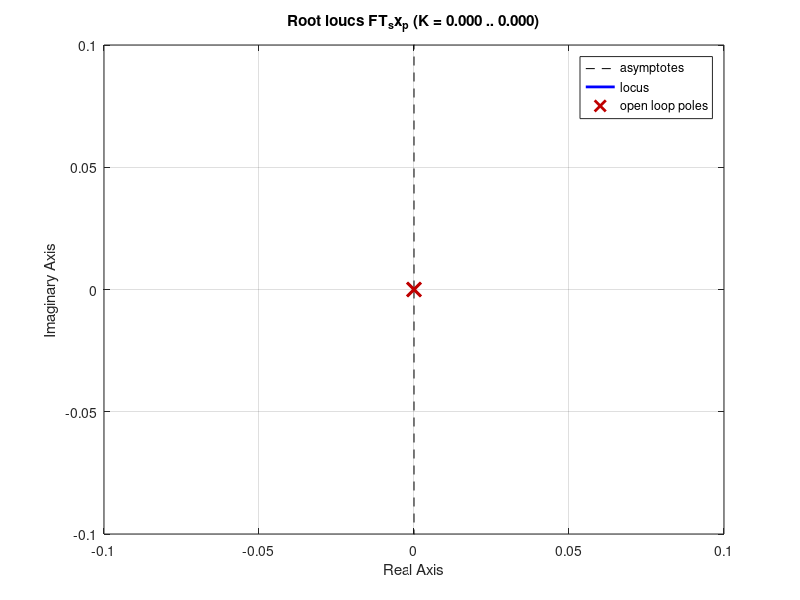
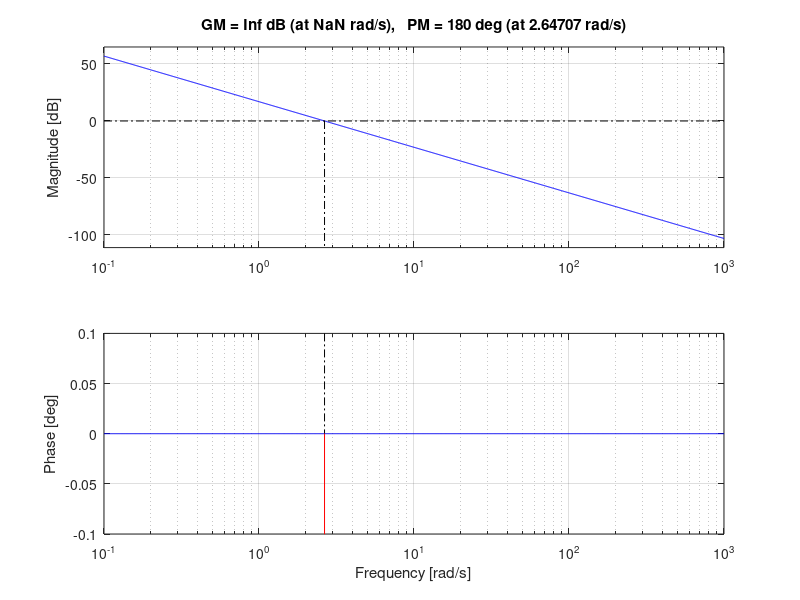
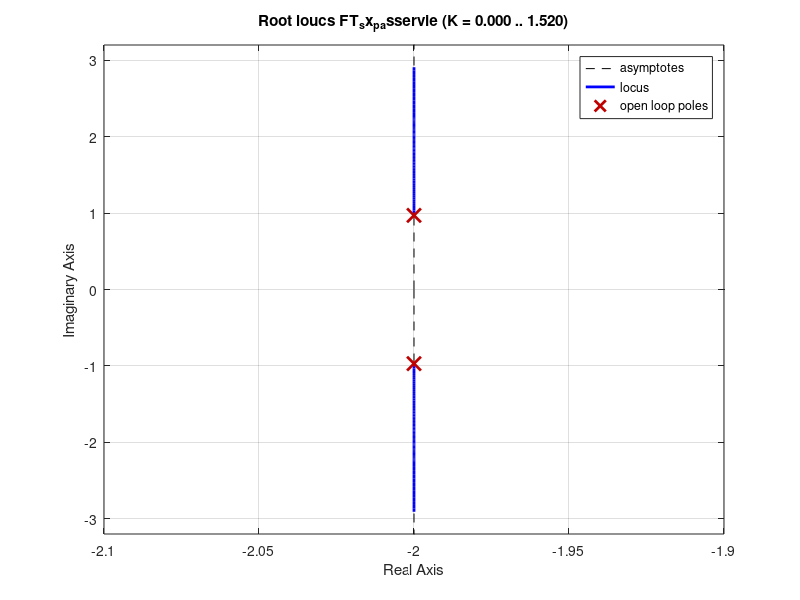
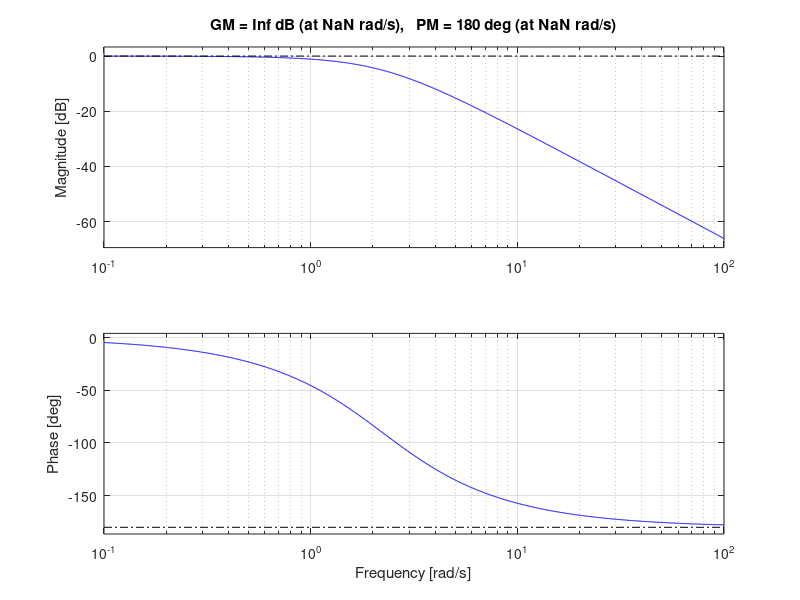

These figures' MATLAB source, in order:
%% Compensateur position de la sphère

FT_sx_p = tf([-7.007],[1 0 0]);
FT_sy_p = tf([7.007],[1 0 0]);

[num_pos_sph,den_pos_sph] = tfdata(FT_sx_p,'v');

ts_pos_sph = 2;
zeta_pos_sph = 0.9;
wn_pos_sph = 4/(zeta_pos_sph*ts_pos_sph);

pole1_pos_sph = -zeta_pos_sph*wn_pos_sph + i*wn_pos_sph*sqrt(1-(zeta_pos_sph));
pole2_pos_sph = -zeta_pos_sph*wn_pos_sph - i*wn_pos_sph*sqrt(1-(zeta_pos_sph));

A_pos_sph = num_pos_sph(3);%7.007
Kv_pos_sph = (2*zeta_pos_sph*wn_pos_sph)/A_pos_sph;
Kp_pos_sph = (wn_pos_sph^2)/A_pos_sph;

FT_sx_p_asservie = tf([Kp_pos_sph*A_pos_sph],[1 (A_pos_sph*Kv_pos_sph) (A_pos_sph*Kp_pos_sph)]);
[num_comp_pos_sph,den_comp_pos_sph] = tfdata(FT_sx_p_asservie,'v');

figure(1)
rlocus(FT_sx_p);

figure(2)
margin(FT_sx_p);

figure(3)
rlocus(FT_sx_p_asservie);

figure(4)
margin(FT_sx_p_asservie);